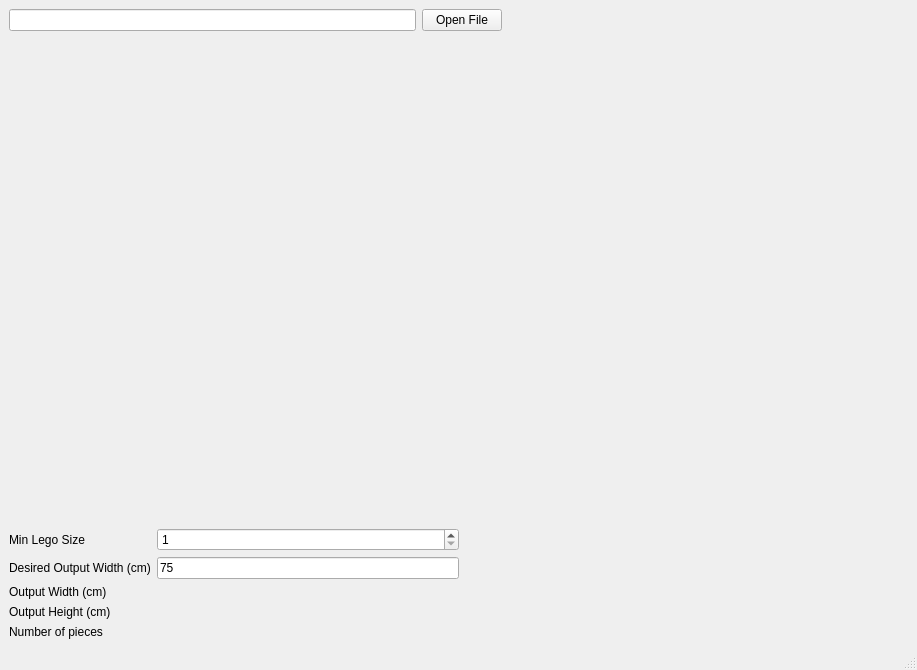
<?xml version="1.0" encoding="UTF-8"?>
<ui version="4.0">
 <class>MainWindow</class>
 <widget class="QMainWindow" name="MainWindow">
  <property name="geometry">
   <rect>
    <x>0</x>
    <y>0</y>
    <width>917</width>
    <height>670</height>
   </rect>
  </property>
  <property name="windowTitle">
   <string>MainWindow</string>
  </property>
  <widget class="QWidget" name="centralwidget">
   <layout class="QGridLayout" name="gridLayout_2">
    <item row="0" column="0">
     <layout class="QVBoxLayout" name="verticalLayout">
      <item>
       <layout class="QHBoxLayout" name="horizontalLayout">
        <property name="sizeConstraint">
         <enum>QLayout::SetMinimumSize</enum>
        </property>
        <item>
         <widget class="QLineEdit" name="gui_file_name">
          <property name="readOnly">
           <bool>true</bool>
          </property>
         </widget>
        </item>
        <item>
         <widget class="QPushButton" name="gui_file_browser_btn">
          <property name="text">
           <string>Open File</string>
          </property>
         </widget>
        </item>
        <item>
         <spacer name="horizontalSpacer">
          <property name="orientation">
           <enum>Qt::Horizontal</enum>
          </property>
          <property name="sizeHint" stdset="0">
           <size>
            <width>40</width>
            <height>20</height>
           </size>
          </property>
         </spacer>
        </item>
       </layout>
      </item>
      <item>
       <layout class="QHBoxLayout" name="horizontalLayout_2">
        <item>
         <widget class="QLabel" name="gui_input_image">
          <property name="text">
           <string/>
          </property>
         </widget>
        </item>
        <item>
         <widget class="QLabel" name="gui_rendered_image">
          <property name="sizePolicy">
           <sizepolicy hsizetype="Preferred" vsizetype="Expanding">
            <horstretch>0</horstretch>
            <verstretch>0</verstretch>
           </sizepolicy>
          </property>
          <property name="minimumSize">
           <size>
            <width>0</width>
            <height>400</height>
           </size>
          </property>
          <property name="text">
           <string/>
          </property>
         </widget>
        </item>
       </layout>
      </item>
      <item>
       <layout class="QHBoxLayout" name="horizontalLayout_3">
        <item>
         <layout class="QGridLayout" name="gridLayout">
          <item row="0" column="1">
           <widget class="QSpinBox" name="gui_min_lego_dim">
            <property name="minimum">
             <number>1</number>
            </property>
            <property name="maximum">
             <number>4</number>
            </property>
            <property name="singleStep">
             <number>4</number>
            </property>
           </widget>
          </item>
          <item row="0" column="0">
           <widget class="QLabel" name="label_5">
            <property name="text">
             <string>Min Lego Size</string>
            </property>
           </widget>
          </item>
          <item row="1" column="1">
           <widget class="QLineEdit" name="gui_desired_output_width_input">
            <property name="text">
             <string>75</string>
            </property>
           </widget>
          </item>
          <item row="2" column="1">
           <widget class="QLabel" name="gui_output_width">
            <property name="text">
             <string/>
            </property>
           </widget>
          </item>
          <item row="3" column="1">
           <widget class="QLabel" name="gui_output_height">
            <property name="text">
             <string/>
            </property>
           </widget>
          </item>
          <item row="4" column="1">
           <widget class="QLabel" name="gui_number_of_pieces">
            <property name="text">
             <string/>
            </property>
           </widget>
          </item>
          <item row="1" column="0">
           <widget class="QLabel" name="label">
            <property name="text">
             <string>Desired Output Width (cm)</string>
            </property>
           </widget>
          </item>
          <item row="2" column="0">
           <widget class="QLabel" name="label">
            <property name="text">
             <string>Output Width (cm)</string>
            </property>
           </widget>
          </item>
          <item row="3" column="0">
           <widget class="QLabel" name="label_2">
            <property name="text">
             <string>Output Height (cm)</string>
            </property>
           </widget>
          </item>
          <item row="4" column="0">
           <widget class="QLabel" name="label_3">
            <property name="text">
             <string>Number of pieces</string>
            </property>
           </widget>
          </item>
         </layout>
        </item>
        <item>
         <spacer name="horizontalSpacer_2">
          <property name="orientation">
           <enum>Qt::Horizontal</enum>
          </property>
          <property name="sizeHint" stdset="0">
           <size>
            <width>40</width>
            <height>20</height>
           </size>
          </property>
         </spacer>
        </item>
       </layout>
      </item>
     </layout>
    </item>
   </layout>
  </widget>
  <widget class="QMenuBar" name="menubar">
   <property name="geometry">
    <rect>
     <x>0</x>
     <y>0</y>
     <width>917</width>
     <height>21</height>
    </rect>
   </property>
  </widget>
  <widget class="QStatusBar" name="statusbar"/>
 </widget>
 <resources/>
 <connections/>
</ui>
